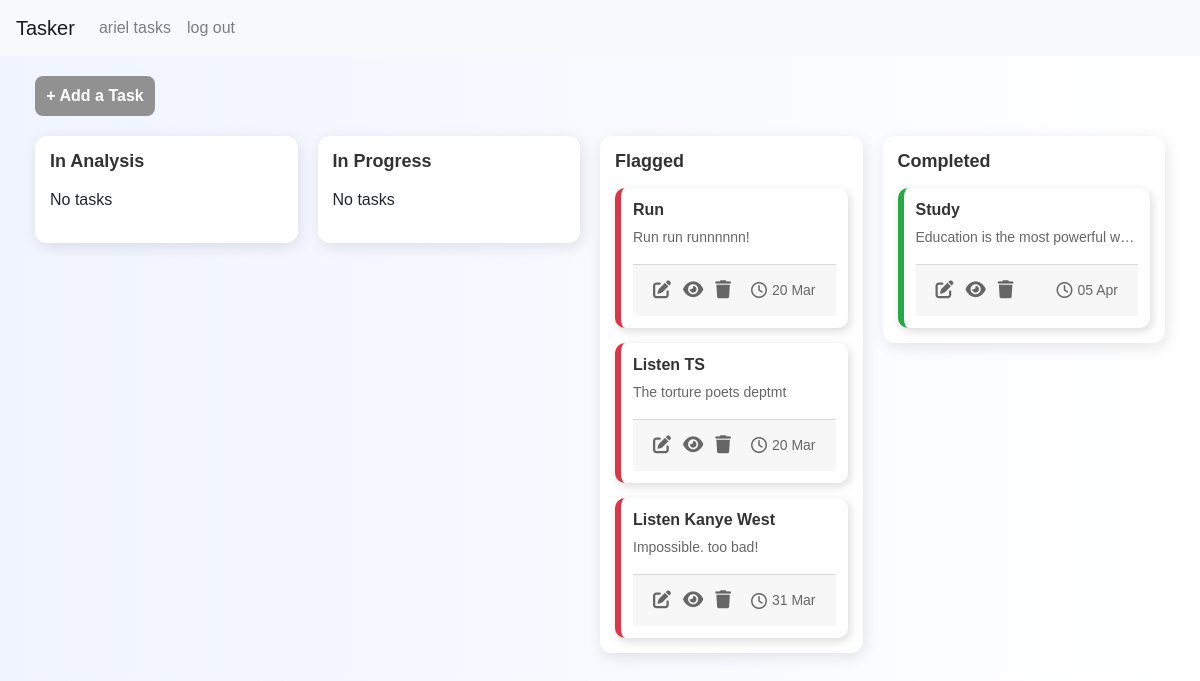
The app's page / (signed in), older data.
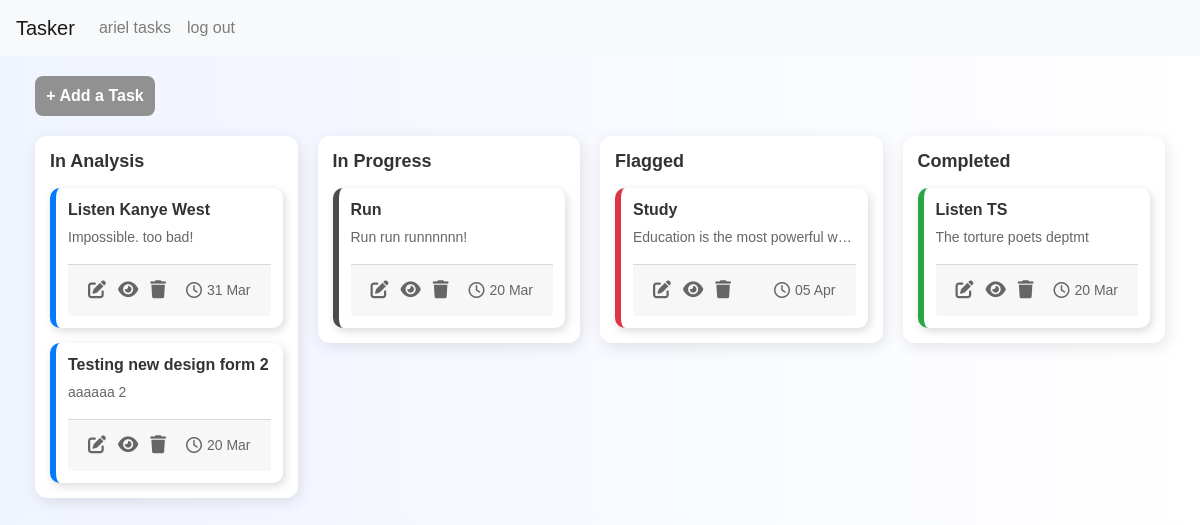
The same page, newer data.
### tasker/models.py (models this page shows, shortened)
class Task(models.Model):
    SIZE_CHOICES = [
        ('small', 'Small'),
        ('medium', 'Medium'),
        ('large', 'Large'),
        ('extraLarge', 'Extra Large'),
    ]
    PRIORITY_CHOICES = [
        ('light', 'Light'),
        ('medium', 'Medium'),
        ('urgent', 'Urgent'),
        ('severe', 'Severe'),
    ]
    STATUS_CHOICES = [
        ('in-analysis', 'In Analysis'),
        ('in-progress', 'In Progress'),
        ('flagged', 'Flagged'),
        ('completed', 'Completed'),
    ]
    user = models.ForeignKey(User, on_delete=models.CASCADE, related_name="tasks")
    name = models.CharField(max_length=255)
    description = models.TextField(blank=True)
    date_created = models.DateTimeField(auto_now_add=True)
    date_to_complete = models.DateField()
    size = models.CharField(max_length=10, choices=SIZE_CHOICES)
    priority = models.CharField(max_length=10, choices=PRIORITY_CHOICES)
    status = models.CharField(max_length=15, choices=STATUS_CHOICES, default='in-analysis')

### tasker/views.py (the view)
# urls.py: path("", views.index, name="index"),
def index(request):
    return task_list(request)

### tasker/views.py (called while the page is built)
@login_required
def task_list(request):
    tasks = Task.objects.filter(user=request.user)
    task_status = {
        "in_analysis": tasks.filter(status="in-analysis"),
        "in_progress": tasks.filter(status="in-progress"),
        "flagged": tasks.filter(status="flagged"),
        "completed": tasks.filter(status="completed"),
    }
    return render(request, "tasker/task_list.html", {"task_status": task_status})

### tasker/templates/tasker/task_list.html (shortened to what the changed rows need)
{% extends "tasker/layout.html" %}
{% block body %}
<head>
    <link rel="stylesheet" href="https://cdnjs.cloudflare.com/ajax/libs/font-awesome/6.4.2/css/all.min.css">
</head>
<div class="container" style="max-width: 100%;">
    <div class="kanban-board">
        <div class="kanban-column" id="in-analysis" ondrop="drop(event)" ondragover="allowDrop(event)">
            <div class="kanban-cards">
                {% for task in task_status.in_analysis %}
                    <div class="kanban-card in-analysis" draggable="true" ondragstart="drag(event)" id="task-{{ task.id }}">
                        <h5>{{ task.name }}</h5>
                        <p title="{{ task.description }}">{{ task.description|truncatechars:50 }}</p>
                        <div class="card-footer">
                            <div class="icon-container">
                                <a href="{% url 'edit_task' task.id %}" title="Edit Task">
                                    <i class="fa-solid fa-pen-to-square"></i>
                                </a>
                                <a href="{% url 'edit_task' task.id %}" title="View Task">
                                    <i class="fa-solid fa-eye"></i>
                                </a>
                                <a href="#" title="Delete Task" onclick="deleteTask('{{ task.id }}')">
                                    <i class="fa-solid fa-trash"></i>
                                </a>
                            </div>
                            <div class="due-date">
                                <i class="fa-regular fa-clock"></i> {{ task.date_to_complete|date:"d M" }}
                            </div>
                        </div>
                    </div>
                {% empty %}
                    <p class="no-task">No tasks</p>
                {% endfor %}
            </div>
        </div>
        <div class="kanban-column" id="in-progress" ondrop="drop(event)" ondragover="allowDrop(event)">
            <div class="kanban-cards">
                {% for task in task_status.in_progress %}
                    <div class="kanban-card in-progress" draggable="true" ondragstart="drag(event)" id="task-{{ task.id }}">
                        <h5>{{ task.name }}</h5>
                        <p title="{{ task.description }}">{{ task.description|truncatechars:50 }}</p>
                        <div class="card-footer">
                            <div class="icon-container">
                                <a href="{% url 'edit_task' task.id %}" title="Edit Task">
                                    <i class="fa-solid fa-pen-to-square"></i>
                                </a>
                                <a href="{% url 'edit_task' task.id %}" title="View Task">
                                    <i class="fa-solid fa-eye"></i>
                                </a>
                                <a href="#" title="Delete Task" onclick="deleteTask('{{ task.id }}')">
                                    <i class="fa-solid fa-trash"></i>
                                </a>
                            </div>
                            <div class="due-date">
                                <i class="fa-regular fa-clock"></i> {{ task.date_to_complete|date:"d M" }}
                            </div>
                        </div>
                    </div>
                {% empty %}
                    <p class="no-task">No tasks</p>
                {% endfor %}
            </div>
        </div>
        <div class="kanban-column" id="flagged" ondrop="drop(event)" ondragover="allowDrop(event)">
            <div class="kanban-cards">
                {% for task in task_status.flagged %}
                    <div class="kanban-card flagged" draggable="true" ondragstart="drag(event)" id="task-{{ task.id }}">
                        <h5>{{ task.name }}</h5>
                        <p title="{{ task.description }}">{{ task.description|truncatechars:50 }}</p>
                        <div class="card-footer">
                            <div class="icon-container">
                                <a href="{% url 'edit_task' task.id %}" title="Edit Task">
                                    <i class="fa-solid fa-pen-to-square"></i>
                                </a>
                                <a href="{% url 'edit_task' task.id %}" title="View Task">
                                    <i class="fa-solid fa-eye"></i>
                                </a>
                                <a href="#" title="Delete Task" onclick="deleteTask('{{ task.id }}')">
                                    <i class="fa-solid fa-trash"></i>
                                </a>
                            </div>
                            <div class="due-date">
                                <i class="fa-regular fa-clock"></i> {{ task.date_to_complete|date:"d M" }}
                            </div>
                        </div>
                    </div>
                {% empty %}
                    <p class="no-task">No tasks</p>
                {% endfor %}
            </div>
        </div>
        <div class="kanban-column" id="completed" ondrop="drop(event)" ondragover="allowDrop(event)">
            <div class="kanban-cards">
                {% for task in task_status.completed %}
                    <div class="kanban-card completed" draggable="true" ondragstart="drag(event)" id="task-{{ task.id }}">
                        <h5>{{ task.name }}</h5>
                        <p title="{{ task.description }}">{{ task.description|truncatechars:50 }}</p>
                        <div class="card-footer">
                            <div class="icon-container">
                                <a href="{% url 'edit_task' task.id %}" title="Edit Task">
                                    <i class="fa-solid fa-pen-to-square"></i>
                                </a>
                                <a href="{% url 'edit_task' task.id %}" title="View Task">
                                    <i class="fa-solid fa-eye"></i>
                                </a>
                                <a href="#" title="Delete Task" onclick="deleteTask('{{ task.id }}')">
                                    <i class="fa-solid fa-trash"></i>
                                </a>
                            </div>
                            <div class="due-date">
                                <i class="fa-regular fa-clock"></i> {{ task.date_to_complete|date:"d M" }}
                            </div>
                        </div>
                    </div>
                {% empty %}
                    <p class="no-task">No tasks</p>
                {% endfor %}
            </div>
        </div>
    </div>
</div>
{% endblock %}

Row changes from the older to the newer data that the page shows:
changed Task "Listen Kanye West": moves from the list under "Flagged" to the list under "In Analysis"
added Task: name "Testing new design form 2", description "aaaaaa 2", date_to_complete "20 Mar", shown under "In Analysis"
changed Task "Run": moves from the list under "Flagged" to the list under "In Progress"
changed Task "Study": moves from the list under "Completed" to the list under "Flagged"
changed Task "Listen TS": moves from the list under "Flagged" to the list under "Completed"
Text that changed along with them:
text no longer shown: "No tasks No tasks"
